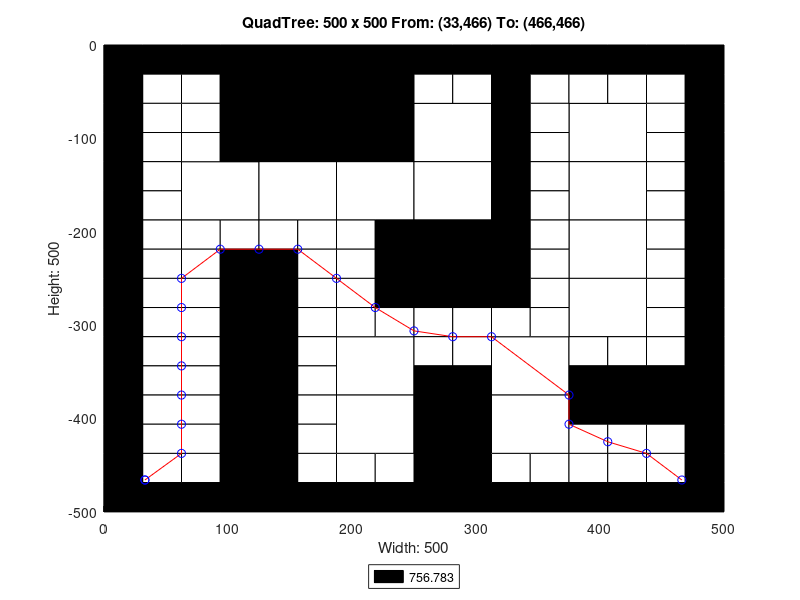

This figure's MATLAB source:
axis([0 500 -500 0]);
title('QuadTree: 500 x 500 From: (33,466) To: (466,466)');
xlabel('Width: 500');
ylabel('Height: 500');
rectangle('Position',[125 -125 125 125], 'FaceColor',[0 0 0]);
rectangle('Position',[62.5 -187.5 62.5 62.5], 'FaceColor',[1 1 1]);
rectangle('Position',[125 -187.5 62.5 62.5], 'FaceColor',[1 1 1]);
rectangle('Position',[187.5 -187.5 62.5 62.5], 'FaceColor',[1 1 1]);
rectangle('Position',[250 -125 62.5 62.5], 'FaceColor',[1 1 1]);
rectangle('Position',[375 -125 62.5 62.5], 'FaceColor',[1 1 1]);
rectangle('Position',[250 -187.5 62.5 62.5], 'FaceColor',[1 1 1]);
rectangle('Position',[250 -250 62.5 62.5], 'FaceColor',[0 0 0]);
rectangle('Position',[375 -187.5 62.5 62.5], 'FaceColor',[1 1 1]);
rectangle('Position',[375 -250 62.5 62.5], 'FaceColor',[1 1 1]);
rectangle('Position',[187.5 -375 62.5 62.5], 'FaceColor',[1 1 1]);
rectangle('Position',[187.5 -437.5 62.5 62.5], 'FaceColor',[1 1 1]);
rectangle('Position',[312.5 -375 62.5 62.5], 'FaceColor',[1 1 1]);
rectangle('Position',[375 -312.5 62.5 62.5], 'FaceColor',[1 1 1]);
rectangle('Position',[250 -437.5 62.5 62.5], 'FaceColor',[0 0 0]);
rectangle('Position',[312.5 -437.5 62.5 62.5], 'FaceColor',[1 1 1]);
rectangle('Position',[250 -500 62.5 62.5], 'FaceColor',[0 0 0]);
rectangle('Position',[0 -31.25 31.25 31.25], 'FaceColor',[0 0 0]);
rectangle('Position',[31.25 -31.25 31.25 31.25], 'FaceColor',[0 0 0]);
rectangle('Position',[0 -62.5 31.25 31.25], 'FaceColor',[0 0 0]);
rectangle('Position',[31.25 -62.5 31.25 31.25], 'FaceColor',[1 1 1]);
rectangle('Position',[62.5 -31.25 31.25 31.25], 'FaceColor',[0 0 0]);
rectangle('Position',[93.75 -31.25 31.25 31.25], 'FaceColor',[0 0 0]);
rectangle('Position',[62.5 -62.5 31.25 31.25], 'FaceColor',[1 1 1]);
rectangle('Position',[93.75 -62.5 31.25 31.25], 'FaceColor',[0 0 0]);
rectangle('Position',[0 -93.75 31.25 31.25], 'FaceColor',[0 0 0]);
rectangle('Position',[31.25 -93.75 31.25 31.25], 'FaceColor',[1 1 1]);
rectangle('Position',[0 -125 31.25 31.25], 'FaceColor',[0 0 0]);
rectangle('Position',[31.25 -125 31.25 31.25], 'FaceColor',[1 1 1]);
rectangle('Position',[62.5 -93.75 31.25 31.25], 'FaceColor',[1 1 1]);
rectangle('Position',[93.75 -93.75 31.25 31.25], 'FaceColor',[0 0 0]);
rectangle('Position',[62.5 -125 31.25 31.25], 'FaceColor',[1 1 1]);
rectangle('Position',[93.75 -125 31.25 31.25], 'FaceColor',[0 0 0]);
rectangle('Position',[0 -156.25 31.25 31.25], 'FaceColor',[0 0 0]);
rectangle('Position',[31.25 -156.25 31.25 31.25], 'FaceColor',[1 1 1]);
rectangle('Position',[0 -187.5 31.25 31.25], 'FaceColor',[0 0 0]);
rectangle('Position',[31.25 -187.5 31.25 31.25], 'FaceColor',[1 1 1]);
rectangle('Position',[0 -218.75 31.25 31.25], 'FaceColor',[0 0 0]);
rectangle('Position',[31.25 -218.75 31.25 31.25], 'FaceColor',[1 1 1]);
rectangle('Position',[0 -250 31.25 31.25], 'FaceColor',[0 0 0]);
rectangle('Position',[31.25 -250 31.25 31.25], 'FaceColor',[1 1 1]);
rectangle('Position',[62.5 -218.75 31.25 31.25], 'FaceColor',[1 1 1]);
rectangle('Position',[93.75 -218.75 31.25 31.25], 'FaceColor',[1 1 1]);
rectangle('Position',[62.5 -250 31.25 31.25], 'FaceColor',[1 1 1]);
rectangle('Position',[93.75 -250 31.25 31.25], 'FaceColor',[0 0 0]);
rectangle('Position',[125 -218.75 31.25 31.25], 'FaceColor',[1 1 1]);
rectangle('Position',[156.25 -218.75 31.25 31.25], 'FaceColor',[1 1 1]);
rectangle('Position',[125 -250 31.25 31.25], 'FaceColor',[0 0 0]);
rectangle('Position',[156.25 -250 31.25 31.25], 'FaceColor',[1 1 1]);
rectangle('Position',[187.5 -218.75 31.25 31.25], 'FaceColor',[1 1 1]);
rectangle('Position',[218.75 -218.75 31.25 31.25], 'FaceColor',[0 0 0]);
rectangle('Position',[187.5 -250 31.25 31.25], 'FaceColor',[1 1 1]);
rectangle('Position',[218.75 -250 31.25 31.25], 'FaceColor',[0 0 0]);
rectangle('Position',[250 -31.25 31.25 31.25], 'FaceColor',[0 0 0]);
rectangle('Position',[281.25 -31.25 31.25 31.25], 'FaceColor',[0 0 0]);
rectangle('Position',[250 -62.5 31.25 31.25], 'FaceColor',[1 1 1]);
rectangle('Position',[281.25 -62.5 31.25 31.25], 'FaceColor',[1 1 1]);
rectangle('Position',[312.5 -31.25 31.25 31.25], 'FaceColor',[0 0 0]);
rectangle('Position',[343.75 -31.25 31.25 31.25], 'FaceColor',[0 0 0]);
rectangle('Position',[312.5 -62.5 31.25 31.25], 'FaceColor',[0 0 0]);
rectangle('Position',[343.75 -62.5 31.25 31.25], 'FaceColor',[1 1 1]);
rectangle('Position',[312.5 -93.75 31.25 31.25], 'FaceColor',[0 0 0]);
rectangle('Position',[343.75 -93.75 31.25 31.25], 'FaceColor',[1 1 1]);
rectangle('Position',[312.5 -125 31.25 31.25], 'FaceColor',[0 0 0]);
rectangle('Position',[343.75 -125 31.25 31.25], 'FaceColor',[1 1 1]);
rectangle('Position',[375 -31.25 31.25 31.25], 'FaceColor',[0 0 0]);
rectangle('Position',[406.25 -31.25 31.25 31.25], 'FaceColor',[0 0 0]);
rectangle('Position',[375 -62.5 31.25 31.25], 'FaceColor',[1 1 1]);
rectangle('Position',[406.25 -62.5 31.25 31.25], 'FaceColor',[1 1 1]);
rectangle('Position',[437.5 -31.25 31.25 31.25], 'FaceColor',[0 0 0]);
rectangle('Position',[468.75 -31.25 31.25 31.25], 'FaceColor',[0 0 0]);
rectangle('Position',[437.5 -62.5 31.25 31.25], 'FaceColor',[1 1 1]);
rectangle('Position',[468.75 -62.5 31.25 31.25], 'FaceColor',[0 0 0]);
rectangle('Position',[437.5 -93.75 31.25 31.25], 'FaceColor',[1 1 1]);
rectangle('Position',[468.75 -93.75 31.25 31.25], 'FaceColor',[0 0 0]);
rectangle('Position',[437.5 -125 31.25 31.25], 'FaceColor',[1 1 1]);
rectangle('Position',[468.75 -125 31.25 31.25], 'FaceColor',[0 0 0]);
rectangle('Position',[312.5 -156.25 31.25 31.25], 'FaceColor',[0 0 0]);
rectangle('Position',[343.75 -156.25 31.25 31.25], 'FaceColor',[1 1 1]);
rectangle('Position',[312.5 -187.5 31.25 31.25], 'FaceColor',[0 0 0]);
rectangle('Position',[343.75 -187.5 31.25 31.25], 'FaceColor',[1 1 1]);
rectangle('Position',[312.5 -218.75 31.25 31.25], 'FaceColor',[0 0 0]);
rectangle('Position',[343.75 -218.75 31.25 31.25], 'FaceColor',[1 1 1]);
rectangle('Position',[312.5 -250 31.25 31.25], 'FaceColor',[0 0 0]);
rectangle('Position',[343.75 -250 31.25 31.25], 'FaceColor',[1 1 1]);
rectangle('Position',[437.5 -156.25 31.25 31.25], 'FaceColor',[1 1 1]);
rectangle('Position',[468.75 -156.25 31.25 31.25], 'FaceColor',[0 0 0]);
rectangle('Position',[437.5 -187.5 31.25 31.25], 'FaceColor',[1 1 1]);
rectangle('Position',[468.75 -187.5 31.25 31.25], 'FaceColor',[0 0 0]);
rectangle('Position',[437.5 -218.75 31.25 31.25], 'FaceColor',[1 1 1]);
rectangle('Position',[468.75 -218.75 31.25 31.25], 'FaceColor',[0 0 0]);
rectangle('Position',[437.5 -250 31.25 31.25], 'FaceColor',[1 1 1]);
rectangle('Position',[468.75 -250 31.25 31.25], 'FaceColor',[0 0 0]);
rectangle('Position',[0 -281.25 31.25 31.25], 'FaceColor',[0 0 0]);
rectangle('Position',[31.25 -281.25 31.25 31.25], 'FaceColor',[1 1 1]);
rectangle('Position',[0 -312.5 31.25 31.25], 'FaceColor',[0 0 0]);
rectangle('Position',[31.25 -312.5 31.25 31.25], 'FaceColor',[1 1 1]);
rectangle('Position',[62.5 -281.25 31.25 31.25], 'FaceColor',[1 1 1]);
rectangle('Position',[93.75 -281.25 31.25 31.25], 'FaceColor',[0 0 0]);
rectangle('Position',[62.5 -312.5 31.25 31.25], 'FaceColor',[1 1 1]);
rectangle('Position',[93.75 -312.5 31.25 31.25], 'FaceColor',[0 0 0]);
rectangle('Position',[0 -343.75 31.25 31.25], 'FaceColor',[0 0 0]);
rectangle('Position',[31.25 -343.75 31.25 31.25], 'FaceColor',[1 1 1]);
rectangle('Position',[0 -375 31.25 31.25], 'FaceColor',[0 0 0]);
rectangle('Position',[31.25 -375 31.25 31.25], 'FaceColor',[1 1 1]);
rectangle('Position',[62.5 -343.75 31.25 31.25], 'FaceColor',[1 1 1]);
rectangle('Position',[93.75 -343.75 31.25 31.25], 'FaceColor',[0 0 0]);
rectangle('Position',[62.5 -375 31.25 31.25], 'FaceColor',[1 1 1]);
rectangle('Position',[93.75 -375 31.25 31.25], 'FaceColor',[0 0 0]);
rectangle('Position',[125 -281.25 31.25 31.25], 'FaceColor',[0 0 0]);
rectangle('Position',[156.25 -281.25 31.25 31.25], 'FaceColor',[1 1 1]);
rectangle('Position',[125 -312.5 31.25 31.25], 'FaceColor',[0 0 0]);
rectangle('Position',[156.25 -312.5 31.25 31.25], 'FaceColor',[1 1 1]);
rectangle('Position',[187.5 -281.25 31.25 31.25], 'FaceColor',[1 1 1]);
rectangle('Position',[218.75 -281.25 31.25 31.25], 'FaceColor',[0 0 0]);
rectangle('Position',[187.5 -312.5 31.25 31.25], 'FaceColor',[1 1 1]);
rectangle('Position',[218.75 -312.5 31.25 31.25], 'FaceColor',[1 1 1]);
rectangle('Position',[125 -343.75 31.25 31.25], 'FaceColor',[0 0 0]);
rectangle('Position',[156.25 -343.75 31.25 31.25], 'FaceColor',[1 1 1]);
rectangle('Position',[125 -375 31.25 31.25], 'FaceColor',[0 0 0]);
rectangle('Position',[156.25 -375 31.25 31.25], 'FaceColor',[1 1 1]);
rectangle('Position',[0 -406.25 31.25 31.25], 'FaceColor',[0 0 0]);
rectangle('Position',[31.25 -406.25 31.25 31.25], 'FaceColor',[1 1 1]);
rectangle('Position',[0 -437.5 31.25 31.25], 'FaceColor',[0 0 0]);
rectangle('Position',[31.25 -437.5 31.25 31.25], 'FaceColor',[1 1 1]);
rectangle('Position',[62.5 -406.25 31.25 31.25], 'FaceColor',[1 1 1]);
rectangle('Position',[93.75 -406.25 31.25 31.25], 'FaceColor',[0 0 0]);
rectangle('Position',[62.5 -437.5 31.25 31.25], 'FaceColor',[1 1 1]);
rectangle('Position',[93.75 -437.5 31.25 31.25], 'FaceColor',[0 0 0]);
rectangle('Position',[0 -468.75 31.25 31.25], 'FaceColor',[0 0 0]);
rectangle('Position',[31.25 -468.75 31.25 31.25], 'FaceColor',[1 1 1]);
rectangle('Position',[0 -500 31.25 31.25], 'FaceColor',[0 0 0]);
rectangle('Position',[31.25 -500 31.25 31.25], 'FaceColor',[0 0 0]);
rectangle('Position',[62.5 -468.75 31.25 31.25], 'FaceColor',[1 1 1]);
rectangle('Position',[93.75 -468.75 31.25 31.25], 'FaceColor',[0 0 0]);
rectangle('Position',[62.5 -500 31.25 31.25], 'FaceColor',[0 0 0]);
rectangle('Position',[93.75 -500 31.25 31.25], 'FaceColor',[0 0 0]);
rectangle('Position',[125 -406.25 31.25 31.25], 'FaceColor',[0 0 0]);
rectangle('Position',[156.25 -406.25 31.25 31.25], 'FaceColor',[1 1 1]);
rectangle('Position',[125 -437.5 31.25 31.25], 'FaceColor',[0 0 0]);
rectangle('Position',[156.25 -437.5 31.25 31.25], 'FaceColor',[1 1 1]);
rectangle('Position',[125 -468.75 31.25 31.25], 'FaceColor',[0 0 0]);
rectangle('Position',[156.25 -468.75 31.25 31.25], 'FaceColor',[1 1 1]);
rectangle('Position',[125 -500 31.25 31.25], 'FaceColor',[0 0 0]);
rectangle('Position',[156.25 -500 31.25 31.25], 'FaceColor',[0 0 0]);
rectangle('Position',[187.5 -468.75 31.25 31.25], 'FaceColor',[1 1 1]);
rectangle('Position',[218.75 -468.75 31.25 31.25], 'FaceColor',[1 1 1]);
rectangle('Position',[187.5 -500 31.25 31.25], 'FaceColor',[0 0 0]);
rectangle('Position',[218.75 -500 31.25 31.25], 'FaceColor',[0 0 0]);
rectangle('Position',[250 -281.25 31.25 31.25], 'FaceColor',[0 0 0]);
rectangle('Position',[281.25 -281.25 31.25 31.25], 'FaceColor',[0 0 0]);
rectangle('Position',[250 -312.5 31.25 31.25], 'FaceColor',[1 1 1]);
rectangle('Position',[281.25 -312.5 31.25 31.25], 'FaceColor',[1 1 1]);
rectangle('Position',[312.5 -281.25 31.25 31.25], 'FaceColor',[0 0 0]);
rectangle('Position',[343.75 -281.25 31.25 31.25], 'FaceColor',[1 1 1]);
rectangle('Position',[312.5 -312.5 31.25 31.25], 'FaceColor',[1 1 1]);
rectangle('Position',[343.75 -312.5 31.25 31.25], 'FaceColor',[1 1 1]);
rectangle('Position',[250 -343.75 31.25 31.25], 'FaceColor',[1 1 1]);
rectangle('Position',[281.25 -343.75 31.25 31.25], 'FaceColor',[1 1 1]);
rectangle('Position',[250 -375 31.25 31.25], 'FaceColor',[0 0 0]);
rectangle('Position',[281.25 -375 31.25 31.25], 'FaceColor',[0 0 0]);
rectangle('Position',[437.5 -281.25 31.25 31.25], 'FaceColor',[1 1 1]);
rectangle('Position',[468.75 -281.25 31.25 31.25], 'FaceColor',[0 0 0]);
rectangle('Position',[437.5 -312.5 31.25 31.25], 'FaceColor',[1 1 1]);
rectangle('Position',[468.75 -312.5 31.25 31.25], 'FaceColor',[0 0 0]);
rectangle('Position',[375 -343.75 31.25 31.25], 'FaceColor',[1 1 1]);
rectangle('Position',[406.25 -343.75 31.25 31.25], 'FaceColor',[1 1 1]);
rectangle('Position',[375 -375 31.25 31.25], 'FaceColor',[0 0 0]);
rectangle('Position',[406.25 -375 31.25 31.25], 'FaceColor',[0 0 0]);
rectangle('Position',[437.5 -343.75 31.25 31.25], 'FaceColor',[1 1 1]);
rectangle('Position',[468.75 -343.75 31.25 31.25], 'FaceColor',[0 0 0]);
rectangle('Position',[437.5 -375 31.25 31.25], 'FaceColor',[0 0 0]);
rectangle('Position',[468.75 -375 31.25 31.25], 'FaceColor',[0 0 0]);
rectangle('Position',[312.5 -468.75 31.25 31.25], 'FaceColor',[1 1 1]);
rectangle('Position',[343.75 -468.75 31.25 31.25], 'FaceColor',[1 1 1]);
rectangle('Position',[312.5 -500 31.25 31.25], 'FaceColor',[0 0 0]);
rectangle('Position',[343.75 -500 31.25 31.25], 'FaceColor',[0 0 0]);
rectangle('Position',[375 -406.25 31.25 31.25], 'FaceColor',[0 0 0]);
rectangle('Position',[406.25 -406.25 31.25 31.25], 'FaceColor',[0 0 0]);
rectangle('Position',[375 -437.5 31.25 31.25], 'FaceColor',[1 1 1]);
rectangle('Position',[406.25 -437.5 31.25 31.25], 'FaceColor',[1 1 1]);
rectangle('Position',[437.5 -406.25 31.25 31.25], 'FaceColor',[0 0 0]);
rectangle('Position',[468.75 -406.25 31.25 31.25], 'FaceColor',[0 0 0]);
rectangle('Position',[437.5 -437.5 31.25 31.25], 'FaceColor',[1 1 1]);
rectangle('Position',[468.75 -437.5 31.25 31.25], 'FaceColor',[0 0 0]);
rectangle('Position',[375 -468.75 31.25 31.25], 'FaceColor',[1 1 1]);
rectangle('Position',[406.25 -468.75 31.25 31.25], 'FaceColor',[1 1 1]);
rectangle('Position',[375 -500 31.25 31.25], 'FaceColor',[0 0 0]);
rectangle('Position',[406.25 -500 31.25 31.25], 'FaceColor',[0 0 0]);
rectangle('Position',[437.5 -468.75 31.25 31.25], 'FaceColor',[1 1 1]);
rectangle('Position',[468.75 -468.75 31.25 31.25], 'FaceColor',[0 0 0]);
rectangle('Position',[437.5 -500 31.25 31.25], 'FaceColor',[0 0 0]);
rectangle('Position',[468.75 -500 31.25 31.25], 'FaceColor',[0 0 0]);
X=[466,437.5,406.25,375,375,312.5,281.25,250,218.75,187.5,156.25,125,93.75,62.5,62.5,62.5,62.5,62.5,62.5,62.5,33,33];
Y=[-466,-437.5,-425,-406.25,-375,-312.5,-312.5,-306.25,-281.25,-250,-218.75,-218.75,-218.75,-250,-281.25,-312.5,-343.75,-375,-406.25,-437.5,-466,-466];
hold on;
plot(X,Y,'r');
plot(X,Y,'bo');
legend('756.783','Location','southoutside');
